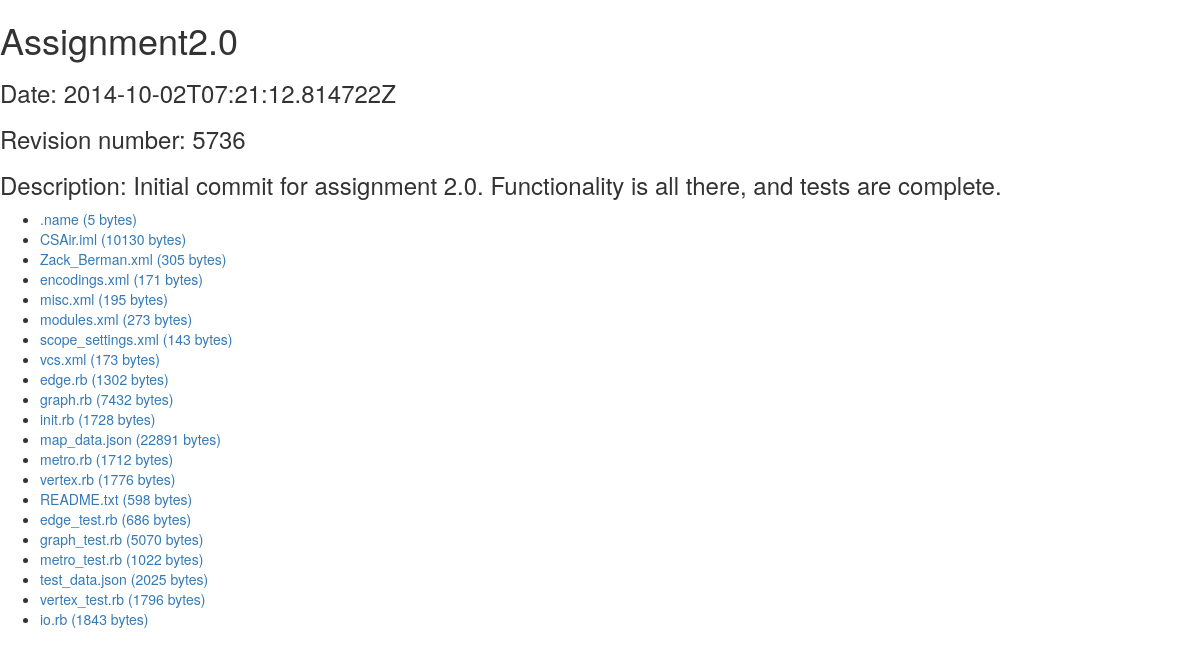
The app's page /cs242_svn/4/ with its own data.
### cs242_svn/models.py (models this page shows, shortened)
class Project(models.Model):
    project_name = models.CharField(max_length=100)
    date = models.CharField(max_length=50)
    description = models.CharField(max_length=200)
    revision = models.CharField(max_length=10)

class SVNFile(models.Model):
    project = models.ForeignKey(Project)
    path = models.CharField(max_length=200)
    name = models.CharField(max_length=100)
    size = models.CharField(max_length=10)
    revision = models.CharField(max_length=10)
    author = models.CharField(max_length=50)
    date = models.CharField(max_length=50)

### cs242_svn/views.py (the view)
# urls.py: url(r'^(?P<project_id>\d+)/$', views.file_list_view, name='detail'),
def file_list_view(request, project_id):
    project = get_object_or_404(Project, pk=project_id)
    file_list = SVNFile.objects.filter(project=project)
    return render(request, 'cs242_svn/detail.html', {'file_list': file_list, 'project': project})

### cs242_svn/templates/cs242_svn/detail.html
{% load staticfiles %}
<link rel="stylesheet" type="text/css" href="https://maxcdn.bootstrapcdn.com/bootstrap/3.2.0/css/bootstrap.min.css" />
<h1>{{ project.project_name }}</h1>
<h3>Date: {{ project.date }}</h3>
<h3>Revision number: {{ project.revision }}</h3>
<h3>Description: {{ project.description }}</h3>
{% if file_list %}
    <ul>
    {% for file in file_list %}
        <li><a href="https://subversion.ews.illinois.edu/svn/fa14-cs242/zberman2/{{ file.path }}" target="_blank">{{ file.name }} ({{ file.size }} bytes)</a></li>
    {% endfor %}
    </ul>
{% else %}
    <p>No files are available.</p>
{% endif %}

### records on screen
Project: project_name "Assignment2.0", date "2014-10-02T07:21:12.814722Z", revision "5736", description "Initial commit for assignment 2.0. Functionality is all there, and tests are complete."
SVNFile: name ".name", size "5"
SVNFile: name "CSAir.iml", size "10130"
SVNFile: name "Zack_Berman.xml", size "305"
SVNFile: name "encodings.xml", size "171"
SVNFile: name "misc.xml", size "195"
SVNFile: name "modules.xml", size "273"
SVNFile: name "scope_settings.xml", size "143"
SVNFile: name "vcs.xml", size "173"
SVNFile: name "edge.rb", size "1302"
SVNFile: name "graph.rb", size "7432"
SVNFile: name "init.rb", size "1728"
SVNFile: name "map_data.json", size "22891"
SVNFile: name "metro.rb", size "1712"
SVNFile: name "vertex.rb", size "1776"
SVNFile: name "README.txt", size "598"
SVNFile: name "edge_test.rb", size "686"
SVNFile: name "graph_test.rb", size "5070"
SVNFile: name "metro_test.rb", size "1022"
SVNFile: name "test_data.json", size "2025"
SVNFile: name "vertex_test.rb", size "1796"
SVNFile: name "io.rb", size "1843"
